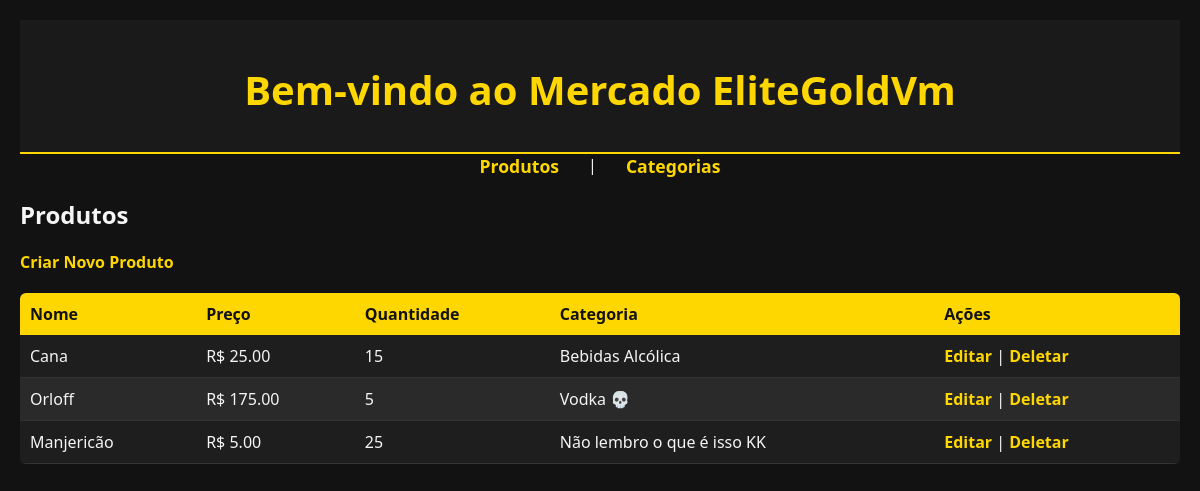
/produtos, run on the app's committed database.
### tables this page shows
CREATE TABLE produtos (
    id INTEGER PRIMARY KEY AUTOINCREMENT,
    nome TEXT NOT NULL,
    preco REAL NOT NULL,
    quantidade INTEGER NOT NULL,
    categoria_id INTEGER NOT NULL,
    FOREIGN KEY (categoria_id) REFERENCES categorias(id) ON DELETE CASCADE
);

CREATE TABLE categorias (
    id INTEGER PRIMARY KEY AUTOINCREMENT,
    nome TEXT NOT NULL,
    descricao TEXT
);

### app/views.py (the view)
@app.route('/produtos')
def listar_produtos():
    produtos = produto_service.get_all_produtos()
    return render_template('produtos/listar_produtos.html', produtos=produtos)

### app/database/connection.py (called while the page is built)
def get_db():
    db = getattr(g, '_database', None)
    if db is None:
        db = g._database = sqlite3.connect(DATABASE)
    return db

@app.teardown_appcontext
def close_connection(exception):
    db = getattr(g, '_database', None)
    if db is not None:
        db.close()

### app/models/produto_model.py (called while the page is built)
    def get_id(self):
        return self.__id

    def get_nome(self):
        return self.__nome

    def get_preco(self):
        return self.__preco

    def get_quantidade(self):
        return self.__quantidade

### app/repository/produto_repository.py (called while the page is built)
    def get_all_produtos(self):
        connection = get_db()
        cursor = connection.cursor()
        cursor.execute("""
                       SELECT p.id, p.nome, p.preco, p.quantidade, p.categoria_id, c.nome, c.descricao
                       FROM produtos p
                       JOIN categorias c ON p.categoria_id = c.id """)
        rows = cursor.fetchall()
        produtos = []
        for row in rows:
            produto = ProdutoModel(
                id=row[0],
                nome=row[1],
                preco=row[2],
                quantidade=row[3],
                categoria_id=row[4]
            )
            produto.categoria_nome = row[5]
            produto.categoria_descricao = row[6]
            produtos.append(produto)
        return produtos

### app/service/produto_service.py (called while the page is built)
    def get_all_produtos(self):
        return self.produto_repository.get_all_produtos()

### app/templates/produtos/listar_produtos.html (shortened to what this page needs)
{% extends 'base.html' %}
{% block content %}
<h2>Produtos</h2>
<a href="{{ url_for('criar_produto') }}">Criar Novo Produto</a>
<table>
    <thead>
        <tr>
            <th>Nome</th>
            <th>Preço</th>
            <th>Quantidade</th>
            <th>Categoria</th>
            <th>Ações</th>
        </tr>
    </thead>
    <tbody>
        {% for produto in produtos %}
        <tr>
            <td>{{ produto.get_nome() }}</td>
            <td>R$ {{ "%.2f"|format(produto.get_preco()) }}</td>
            <td>{{ produto.get_quantidade() }}</td>
            <td title="{{ produto.categoria_descricao}}">{{ produto.categoria_nome }}</td>
            <td>
                <a href="{{ url_for('editar_produto', id=produto.get_id()) }}">Editar</a> |
                <a href="{{ url_for('excluir_produto', id=produto.get_id()) }}">Deletar</a>
            </td>
        </tr>
        {% endfor %}
    </tbody>
</table>
{% endblock %}

### app/static/style.css (style rules this page uses)
body { font-family: 'Segoe UI', Tahoma, sans-serif; margin: 20px; background-color: #121212; color: #f5f5f5; }
a { text-decoration: none; color: gold; font-weight: bold; }
table { width: 100%; border-collapse: collapse; background-color: #1e1e1e; margin-top: 20px; border-radius: 6px; overflow: hidden; }
th { background-color: gold; color: #121212; padding: 10px; text-align: left; }
td { padding: 10px; border-bottom: 1px solid #333; }
tr:nth-child(even) { background-color: #2a2a2a; }

### data on the page
produtos: get_nome "Cana", get_preco "25.00", get_quantidade "15", categoria_nome "Bebidas Alcólica"
produtos: get_nome "Orloff", get_preco "175.00", get_quantidade "5", categoria_nome "Vodka 💀"
produtos: get_nome "Manjericão", get_preco "5.00", get_quantidade "25", categoria_nome "Não lembro o que é isso KK"
